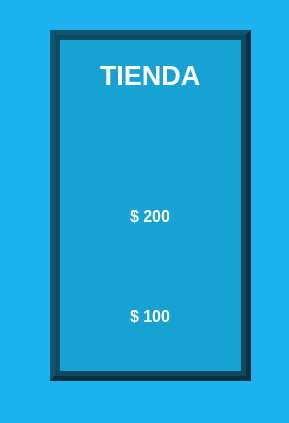
<?xml version="1.0" encoding="UTF-8"?>
<ui version="4.0">
 <class>tienda_widget</class>
 <widget class="QWidget" name="tienda_widget">
  <property name="geometry">
   <rect>
    <x>0</x>
    <y>0</y>
    <width>289</width>
    <height>423</height>
   </rect>
  </property>
  <property name="windowTitle">
   <string>Tienda - Pre Ronda</string>
  </property>
  <property name="styleSheet">
   <string notr="true">QWidget#tienda_widget {
background-color: rgb(30, 177, 240);
 }</string>
  </property>
  <widget class="QLabel" name="label_fondo_atras">
   <property name="geometry">
    <rect>
     <x>50</x>
     <y>30</y>
     <width>201</width>
     <height>351</height>
    </rect>
   </property>
   <property name="autoFillBackground">
    <bool>false</bool>
   </property>
   <property name="styleSheet">
    <string notr="true">background-color: rgb(12, 74, 99);</string>
   </property>
   <property name="frameShape">
    <enum>QFrame::Panel</enum>
   </property>
   <property name="frameShadow">
    <enum>QFrame::Raised</enum>
   </property>
   <property name="lineWidth">
    <number>5</number>
   </property>
   <property name="midLineWidth">
    <number>5</number>
   </property>
   <property name="text">
    <string/>
   </property>
   <property name="margin">
    <number>0</number>
   </property>
  </widget>
  <widget class="QLabel" name="label_fondo_frente">
   <property name="geometry">
    <rect>
     <x>60</x>
     <y>40</y>
     <width>181</width>
     <height>331</height>
    </rect>
   </property>
   <property name="font">
    <font>
     <pointsize>9</pointsize>
    </font>
   </property>
   <property name="autoFillBackground">
    <bool>false</bool>
   </property>
   <property name="styleSheet">
    <string notr="true">background-color: rgb(24, 161, 211);</string>
   </property>
   <property name="text">
    <string/>
   </property>
  </widget>
  <widget class="QLabel" name="label_tienda">
   <property name="geometry">
    <rect>
     <x>100</x>
     <y>60</y>
     <width>101</width>
     <height>31</height>
    </rect>
   </property>
   <property name="font">
    <font>
     <family>Yu Gothic UI</family>
     <pointsize>20</pointsize>
     <weight>75</weight>
     <bold>true</bold>
    </font>
   </property>
   <property name="styleSheet">
    <string notr="true">color: rgb(255, 255, 255);</string>
   </property>
   <property name="text">
    <string>TIENDA</string>
   </property>
  </widget>
  <widget class="QLabel" name="label_chef">
   <property name="geometry">
    <rect>
     <x>110</x>
     <y>130</y>
     <width>80</width>
     <height>75</height>
    </rect>
   </property>
   <property name="text">
    <string/>
   </property>
   <property name="pixmap">
    <pixmap>sprites/chef/meson_01.png</pixmap>
   </property>
   <property name="scaledContents">
    <bool>true</bool>
   </property>
  </widget>
  <widget class="QLabel" name="label_mesa">
   <property name="geometry">
    <rect>
     <x>135</x>
     <y>260</y>
     <width>30</width>
     <height>40</height>
    </rect>
   </property>
   <property name="text">
    <string/>
   </property>
   <property name="pixmap">
    <pixmap>sprites/mapa/accesorios/silla_mesa_roja.png</pixmap>
   </property>
   <property name="scaledContents">
    <bool>true</bool>
   </property>
  </widget>
  <widget class="QLabel" name="label_costo_chef">
   <property name="geometry">
    <rect>
     <x>130</x>
     <y>210</y>
     <width>47</width>
     <height>13</height>
    </rect>
   </property>
   <property name="font">
    <font>
     <family>Yu Gothic UI</family>
     <pointsize>12</pointsize>
     <weight>75</weight>
     <bold>true</bold>
    </font>
   </property>
   <property name="styleSheet">
    <string notr="true">color: rgb(255, 255, 255);</string>
   </property>
   <property name="text">
    <string>$ 200</string>
   </property>
  </widget>
  <widget class="QLabel" name="label_costo_mesa">
   <property name="geometry">
    <rect>
     <x>130</x>
     <y>310</y>
     <width>47</width>
     <height>13</height>
    </rect>
   </property>
   <property name="font">
    <font>
     <family>Yu Gothic UI</family>
     <pointsize>12</pointsize>
     <weight>75</weight>
     <bold>true</bold>
    </font>
   </property>
   <property name="styleSheet">
    <string notr="true">color: rgb(255, 255, 255);</string>
   </property>
   <property name="text">
    <string>$ 100</string>
   </property>
  </widget>
 </widget>
 <resources/>
 <connections/>
</ui>
